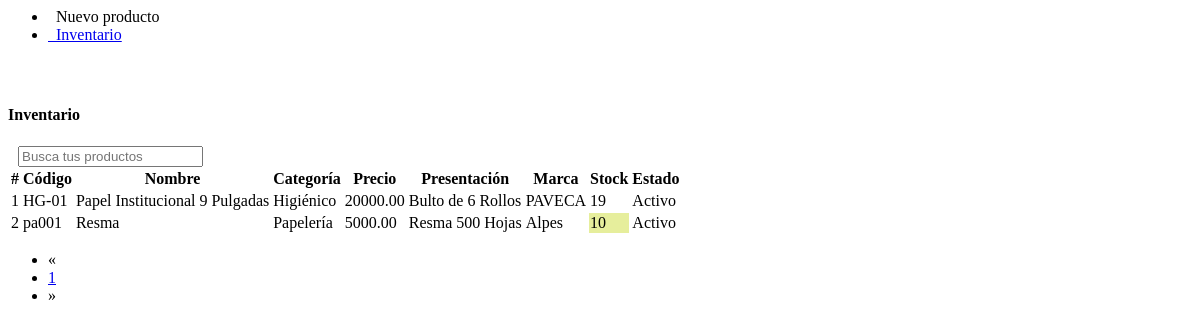
Before: /admin/productlist-view.php with the older database file.
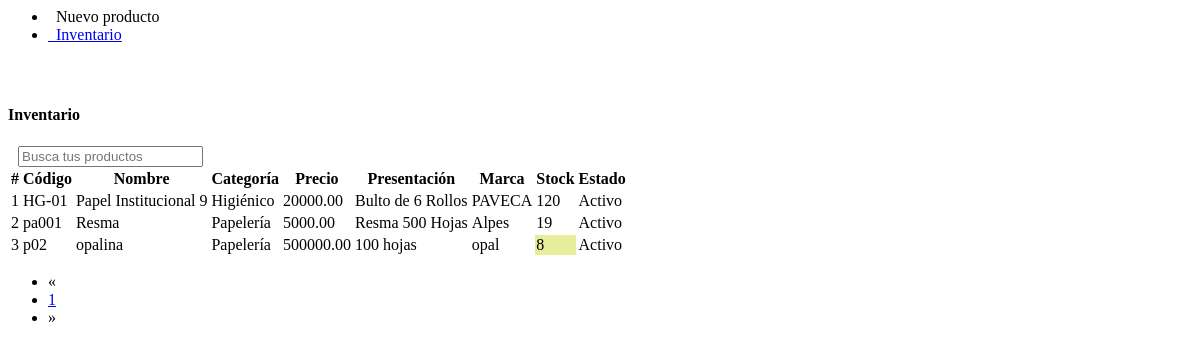
After: the same page with the newer database file.
### tables this page shows
CREATE TABLE `producto` (
  `id` int(20) NOT NULL AUTO_INCREMENT,
  `CodigoProd` varchar(30) NOT NULL,
  `NombreProd` varchar(30) NOT NULL,
  `CodigoCat` varchar(30) NOT NULL,
  `Precio` decimal(30,2) NOT NULL,
  `Descuento` int(2) NOT NULL,
  `Presentación` varchar(30) NOT NULL,
  `Marca` varchar(30) NOT NULL,
  `Stock` int(20) NOT NULL,
  `RIFProveedor` varchar(30) NOT NULL,
  `Imagen` varchar(150) NOT NULL,
  `Nombre` varchar(30) NOT NULL,
  `Estado` varchar(15) NOT NULL,
  PRIMARY KEY (`id`),
  KEY `CodigoCat` (`CodigoCat`),
  KEY `NITProveedor` (`RIFProveedor`),
  KEY `Agregado` (`Nombre`),
  CONSTRAINT `producto_ibfk_1` FOREIGN KEY (`CodigoCat`) REFERENCES `categoria` (`CodigoCat`) ON UPDATE CASCADE,
  CONSTRAINT `producto_ibfk_2` FOREIGN KEY (`RIFProveedor`) REFERENCES `proveedor` (`RIFProveedor`) ON UPDATE CASCADE
);

CREATE TABLE `categoria` (
  `CodigoCat` varchar(30) NOT NULL,
  `Nombre` varchar(30) NOT NULL,
  `Descripcion` text NOT NULL,
  PRIMARY KEY (`CodigoCat`)
);

### library/consulSQL.php (called while the page is built, shortened)
<?php
class ejecutarSQL {
    public static function conectar(){
        if(!$con=  mysqli_connect(SERVER,USER,PASS,BD)){
            echo "Error en el servidor, verifique sus datos";
        }
        mysqli_set_charset($con, "utf8");
        return $con;
    }
    public static function consultar($query) {
        if (!$consul = mysqli_query(ejecutarSQL::conectar(), $query)) {
            echo 'Error en la consulta SQL ejecutada';
        }
        return $consul;
    }
}

### admin/productlist-view.php (the view, shortened to what the changed rows need)
<div class="container">
	<div class="row">
		<div class="col-xs-12">
            <br><br>
            <div class="panel panel-info">
                <div class="table-responsive">
                  <table class="table table-striped table-hover" id="tabla_productos">
                      <thead class="">
                          <tr>
                          	  <th class="text-center">#</th>
                              <th class="text-center">Código</th>
                              <th class="text-center">Nombre</th>
                              <th class="text-center">Categoría</th>
                              <th class="text-center">Precio</th>
                              <th class="text-center">Presentación</th>
                              <th class="text-center">Marca</th>
                              <th class="text-center">Stock</th>
                              <th class="text-center">Estado</th>
                          </tr>
                      </thead>
                      <tbody>
                        <?php
                        	$mysqli = mysqli_connect(SERVER, USER, PASS, BD);
							mysqli_set_charset($mysqli, "utf8");
							$pagina = isset($_GET['pag']) ? (int)$_GET['pag'] : 1;
							$regpagina = 30;
							$inicio = ($pagina > 1) ? (($pagina * $regpagina) - $regpagina) : 0;
							$productos=mysqli_query($mysqli,"SELECT SQL_CALC_FOUND_ROWS * FROM producto LIMIT $inicio, $regpagina");
							$totalregistros = mysqli_query($mysqli,"SELECT FOUND_ROWS()");
							$totalregistros = mysqli_fetch_array($totalregistros, MYSQLI_ASSOC);
							$numeropaginas = ceil($totalregistros["FOUND_ROWS()"]/$regpagina);
							$cr=$inicio+1;
                            while($prod=mysqli_fetch_array($productos, MYSQLI_ASSOC)){
                        ?>
                        <tr>
                        	<td class="text-center"><?php echo $cr; ?></td>
                        	<td class="text-center"><?php echo $prod['CodigoProd']; ?></td>
                        	<td class="text-center"><?php echo $prod['NombreProd']; ?></td>
                        	<td class="text-center">
                        		<?php
                        			$categ=ejecutarSQL::consultar("SELECT Nombre FROM categoria WHERE CodigoCat='".$prod['CodigoCat']."'");
                        			$datc=mysqli_fetch_array($categ, MYSQLI_ASSOC);
                        			echo $datc['Nombre'];
                        		?>
                        	</td>
                        	<td class="text-center"><?php echo $prod['Precio']; ?></td>
                        	<td class="text-center"><?php echo $prod['Presentación']; ?></td>
                        	<td class="text-center"><?php echo $prod['Marca']; ?></td>
                          <?php if($prod['Stock'] <= 10){ ?>
                        	<td class="text-center" style="background: #E6EE9C;">
                            <?php
                                echo $prod['Stock'];
                            ?>
                          </td>
                           <?php }else{ ?>
                        	<td class="text-center">
                        		<?php echo $prod['Stock']; ?>
                        	</td><?php } ?>
                        	<td class="text-center">
                        		<?php echo $prod['Estado']; ?>
                        	</td>
                        	<td class="text-center">
                          </td>
                        </tr>
                        <?php
                        	$cr++;
                        	}
                        ?>
                      </tbody>
                  </table>
                </div>
                <?php if($numeropaginas>=1): ?>
              	<div class="text-center">
                  <ul class="pagination">
                    <?php
                        for($i=1; $i <= $numeropaginas; $i++ ){
                            if($pagina == $i){
                                echo '<li class="active"><a href="configAdmin.php?view=productlist&pag='.$i.'">'.$i.'</a></li>';
                            }else{
                                echo '<li><a href="configAdmin.php?view=productlist&pag='.$i.'">'.$i.'</a></li>';
                            }
                        }
                    ?>
                  </ul>
                </div>
                <?php endif; ?>
            </div>
        </div>
	</div>
</div>

Changed rows visible on the page:
changed producto "HG-01": NombreProd "Papel Institucional 9 Pulgadas" → "Papel Institucional 9"; Stock "19" → "120"
changed producto "pa001": Stock "10" → "19"
added producto: CodigoProd "p02", NombreProd "opalina", CodigoCat.Nombre "Papelería", Precio "500000.00", Presentación "100 hojas", Marca "opal", Stock "8", Estado "Activo"
